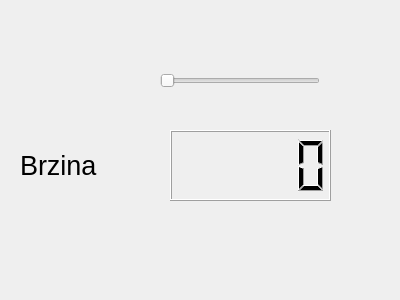
<?xml version="1.0" encoding="UTF-8"?>
<ui version="4.0">
 <class>ventilatorDialog</class>
 <widget class="QDialog" name="ventilatorDialog">
  <property name="geometry">
   <rect>
    <x>0</x>
    <y>0</y>
    <width>400</width>
    <height>300</height>
   </rect>
  </property>
  <property name="windowTitle">
   <string>Podesavanje brzine ventilatora za hladjenje</string>
  </property>
  <widget class="QSlider" name="horizontalSlider">
   <property name="geometry">
    <rect>
     <x>160</x>
     <y>60</y>
     <width>160</width>
     <height>41</height>
    </rect>
   </property>
   <property name="maximum">
    <number>5</number>
   </property>
   <property name="pageStep">
    <number>1</number>
   </property>
   <property name="orientation">
    <enum>Qt::Horizontal</enum>
   </property>
  </widget>
  <widget class="QLCDNumber" name="lcdNumber">
   <property name="geometry">
    <rect>
     <x>170</x>
     <y>130</y>
     <width>161</width>
     <height>71</height>
    </rect>
   </property>
  </widget>
  <widget class="QLabel" name="label">
   <property name="geometry">
    <rect>
     <x>20</x>
     <y>130</y>
     <width>101</width>
     <height>71</height>
    </rect>
   </property>
   <property name="font">
    <font>
     <pointsize>20</pointsize>
    </font>
   </property>
   <property name="text">
    <string>Brzina</string>
   </property>
  </widget>
 </widget>
 <resources/>
 <connections>
  <connection>
   <sender>horizontalSlider</sender>
   <signal>valueChanged(int)</signal>
   <receiver>lcdNumber</receiver>
   <slot>display(int)</slot>
   <hints>
    <hint type="sourcelabel">
     <x>231</x>
     <y>81</y>
    </hint>
    <hint type="destinationlabel">
     <x>218</x>
     <y>152</y>
    </hint>
   </hints>
  </connection>
 </connections>
</ui>
